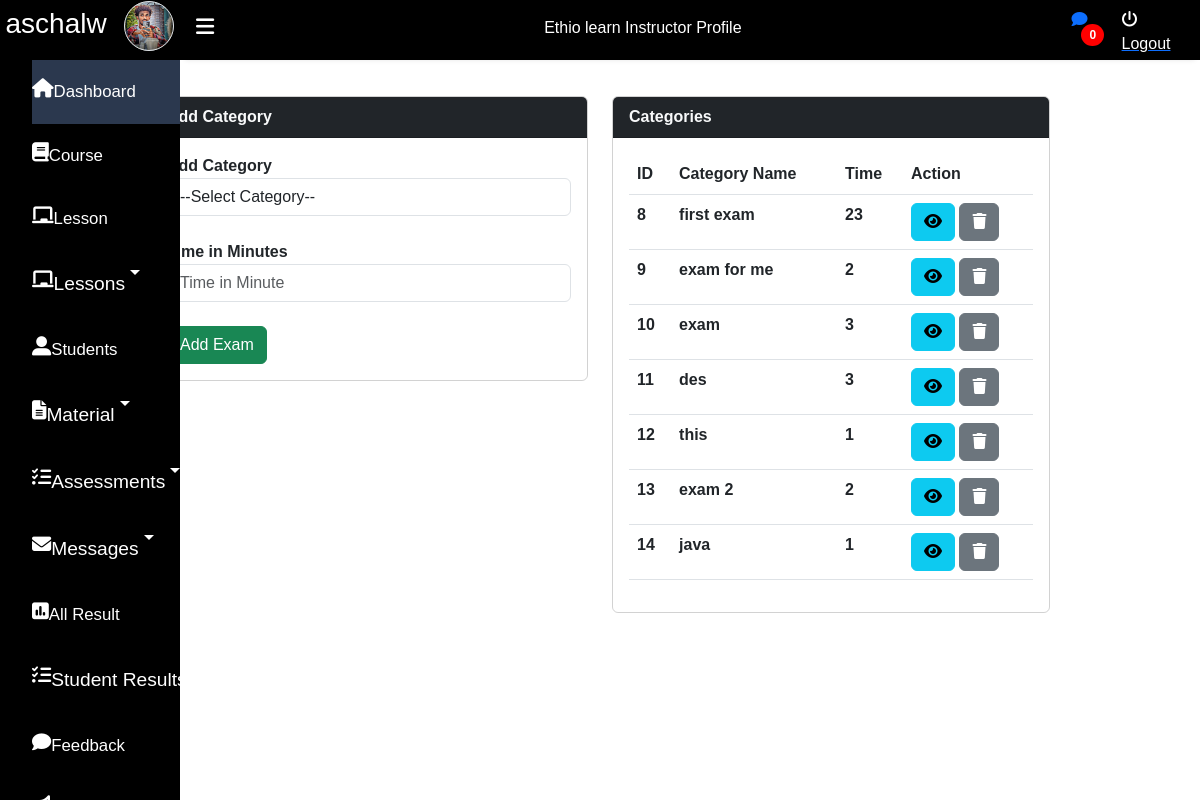
Page /instructor/Exam.php (signed in) on the committed database.
### tables this page shows
CREATE TABLE `lectures` (
  `l_id` int(11) NOT NULL,
  `l_name` text DEFAULT NULL,
  `l_design` text DEFAULT NULL,
  `l_img` text DEFAULT NULL,
  `l_email` text NOT NULL,
  `l_password` text NOT NULL,
  `password_changed` tinyint(1) DEFAULT 0,
  `online_status` enum('online','offline') NOT NULL DEFAULT 'offline'
);

CREATE TABLE `exam_category` (
  `id` int(11) NOT NULL,
  `assessment_type` varchar(255) NOT NULL,
  `exam_name` varchar(255) DEFAULT NULL,
  `exam_time` varchar(255) DEFAULT NULL,
  `course_id` int(11) DEFAULT NULL,
  `exam_description` text DEFAULT NULL,
  `active` tinyint(1) DEFAULT 0,
  `catagory_timestamp` timestamp NOT NULL DEFAULT current_timestamp() ON UPDATE current_timestamp()
);

### instructor/check_new_messages.php (called while the page is built)
<?php
if (isset($_SESSION['l_id'])) {
    include_once("../DB_Files/db.php");
    $lecturer_id = $_SESSION['l_id'];
    $sql = "SELECT COUNT(*) AS new_messages
            FROM message
            WHERE receiver_id = ? AND receiver_type = 'lecturer' AND is_read = 0";
    $stmt = $conn->prepare($sql);
    $stmt->bind_param("i", $lecturer_id);
    $stmt->execute();
    $result = $stmt->get_result();
    $row = $result->fetch_assoc();
    $new_messages_count = $row['new_messages'];
} else {
    echo "0";
}
?>

### instructor/Exam.php (the view, shortened to what this page needs)
<?php
include_once("Header copy.php");
include_once("../DB_Files/db.php");
function fetchCourseOptions()
{
    global $conn;
    $sql = "SELECT * FROM course where lec_id=$_SESSION[l_id]";
    $result = $conn->query($sql);
    $options = '<option value="" selected disabled hidden>--Select Category--</option>';
    return $options;
}
?>
<div class="d-flex justify-content-center">
<div class="col-sm-9 mt-5">
    <br><br>
    <div class="animated fadeIn">
        <div class="row">
            <div class="col-lg-6">
                <div class="card bg-transparent">
                    <form action="" method="POST">
                        <div class="card-header bg-dark text-light"><strong>Add Category</strong></div>
                        <div class="card-body card-block">
                            <div class="form-group">
                                <label for="category" class="form-control-label"><b>Add Category</b></label>
                                <select class="form-control" name="category" id="category">
                                    <?php echo fetchCourseOptions(); ?>
                                </select>
                            </div>
                            <br>
                            <div class="form-group">
                                <label for="time" class="form-control-label"><b>Time in Minutes</b></label>
                                <input placeholder="Time in Minute" type="text" id="time" name="time" class="form-control">
                            </div>
                            <div class="form-group">
                                <br>
                                <button type="submit" name="submit" class="btn btn-success">Add Exam</button>
                            </div>
                        </div>
                    </form>
                </div>
            </div>
            <div class="col-lg-6">
                <div class="card bg-transparent">
                    <div class="card-header bg-dark">
                        <strong class="card-title text-light">Categories</strong>
                    </div>
                    <div class="card-body">
                        <?php
                        $sql = "SELECT * FROM exam_category";
                        $result = $conn->query($sql);
                        if ($result->num_rows > 0) {
                            ?>
                            <table class="table ">
                                <thead class="">
                                <tr>
                                    <th class="text-dark fw-bolder" scope="col">ID</th>
                                    <th class="text-dark fw-bolder" scope="col">Category Name</th>
                                    <th class="text-dark fw-bolder" scope="col">Time</th>
                                    <th class="text-dark fw-bolder" scope="col">Action</th>
                                </tr>
                                </thead>
                                <tbody>
                                <?php while ($row = $result->fetch_assoc()) {
                                    echo '<tr>';
                                    echo '<th class="text-dark fw-bolder" scope="row">' . $row['id'] . '</th>';
                                    echo '<td class="text-dark fw-bolder">' . $row['exam_name'] . '</td>';
                                    echo '<td class="text-dark fw-bolder">' . $row['exam_time'] . '</td>';
                                    echo '<td>';
                                    echo '
                                        <form action="editExam.php" method="POST" class="d-inline">
                                            <input type="hidden" name="id" value=' . $row["id"] . '>
                                            <button type="submit" class="btn btn-info mr-3" name="view" value="View"><i class="fas fa-eye"></i></button>
                                        </form>
                                        <form action="" method="POST" class="d-inline">
                                            <input type="hidden" name="id" value=' . $row["id"] . '>
                                            <button type="submit" class="btn btn-secondary" name="delete" value="Delete"><i class="fas fa-trash"></i></button>
                                        </form>
                                    </td>
                                </tr>';
                                } ?>
                                </tbody>
                            </table>
                        <?php } else {
                            echo "<p class='text-dark p-2 fw-bolder'>Exam Not Found. </p>";
                        }
                        ?>
                    </div>
                </div>
            </div>
        </div>
    </div>
</div>
</div>

### instructor/Header copy.php (shortened to what this page needs)
<!DOCTYPE html>
<html lang="en">
<head>
    <link rel="stylesheet" href="/ethiolearn/CSS/style.css">
    <link rel="stylesheet" href="/ethiolearn/CSS/all.min.css">
    <link rel="stylesheet" href="/ethiolearn/bootstrap/css/bootstrap.min.css">
    <link rel="stylesheet" href="/ethiolearn/Font awesome/webfonts/all.min.css">
</head>
<body>
<div class="sidebar">
    <div class="side-header">
        <h3><div class="profile">
            <?php
            include_once("../DB_Files/db.php");
            $l_id = $_SESSION['l_id'];
            $sql = "SELECT l_name, l_img FROM lectures WHERE l_id = '$l_id'";
            $result = mysqli_query($conn, $sql);
            $row = mysqli_fetch_assoc($result);
            echo $row['l_name'];
            $l_image=$row['l_img'];
            ?>
      <img src="<?php echo $l_image ?>" alt="" class="img-thumbnail rounded-circle" style="margin-left: 10px; height:50px; width:50px; padding:0px;">
            </span></h3>
    </div>
    <div class="side-content">
    <div class="side-menu">
        <ul>
            <li>
                <a href="Dashboard.php" class="active">
                    <span class="fas fa-home"></span>
                    <small>Dashboard</small>
                </a>
            </li>
            <li>
                <a href="Course.php">
                    <span class="fas fa-book"></span>
                    <small>Course</small>
                </a>
            </li>
            <li>
                <a href="Lesson.php">
                    <span class="fas fa-chalkboard"></span>
                    <small>Lesson</small>
                </a>
            </li>
            <li class="nav-item dropdown">
                <a class="nav-link dropdown-toggle" href="#" id="navbarDropdown1" role="button" aria-haspopup="true" aria-expanded="false">
                    <i class="fas fa-chalkboard"></i> Lessons
                </a>
            </li>
            <li>
                <a href="Students.php">
                    <span class="fas fa-user-alt"></span>
                    <small>Students</small>
                </a>
            </li>
            <li class="nav-item dropdown">
                <a class="nav-link dropdown-toggle" href="#" id="navbarDropdown2" role="button" aria-haspopup="true" aria-expanded="true">
                    <i class="fas fa-file-alt"></i> Material
                </a>
            </li>
            <li class="nav-item dropdown">
                <a class="nav-link dropdown-toggle" href="#" id="navbarDropdown3" role="button" aria-haspopup="true" aria-expanded="false">
                    <i class="fas fa-tasks"></i> Assessments
                </a>
            </li>
            <li class="nav-item dropdown">
                <a class="nav-link dropdown-toggle" href="#" id="navbarDropdown4" role="button" aria-haspopup="true" aria-expanded="false">
                    <i class="fas fa-envelope"></i> Messages
                </a>
                        <?php include_once("check_new_messages.php"); ?>
            </li>
            <li>
                <a href="resultt.php">
                    <span class="fas fa-poll"></span>
                    <small>All Result</small>
                </a>
            </li>
            <li class="nav-item dropdown">
                <a class="nav-link dropdown-toggle" href="#" id="navbarDropdown3" role="button" aria-haspopup="true" aria-expanded="false">
                    <i class="fas fa-tasks"></i> Student Results
                </a>
            </li>
            <li>
                <a href="Feedbackmy.php">
                    <span class="fas fa-comment"></span>
                    <small>Feedback</small>
                </a>
            </li>
            <li>
                <a href="post_notice.php">
                </a>
            </li>
        </ul>
    </div>
</div>
</div>
<div class="main-content">
<header>
    <div class="header-content">
        <label for="menu-toggle">
            <span class="fas fa-bars"></span>
        </label>
        <a class="navbar-brand" href="">Ethio learn <span style="font-size: 1rem;">Instructor Profile</span></a>
        <div class="header-menu">
            <a href="inbox_detail.php?lecturer_id=<?php echo $_SESSION['l_id']; ?>" class="notification-icon">
                <span class="fas fa-comment"></span>
                <span class="badge"><?php echo $new_messages_count; ?></span>
            </a>
            <div class="user">
                <span class="fas fa-power-off"></span>
                <a href="Logout.php"><span style="color:white">Logout</span></a>
            </div>
        </div>
    </div>
</header>
</div>

### CSS/style.css (style rules this page uses)
* { margin: 0; padding: 0; text-decoration: none; list-style-type: none; box-sizing: border-box; font-family: 'Merriweather', sans-serif; }
.sidebar { position: fixed; height: 100%; width: 15%; left: 0; bottom: 0; top: 0; z-index: 100; background:black; transition: left 300ms; }
.side-header { box-shadow: 0px 5px 5px -5px rgb(0 0 0 /10%); background: var(--main-color); height: 60px; display: flex; justify-content: center; align-items: center; }
.side-header h3, side-head span { color: #fff; font-weight: 400; }
.side-content { height: calc(100vh - 60px); overflow: auto; }
.profile { text-align: center; padding: 2rem 0rem; }
.side-menu ul { text-align: center; color:white }
.side-menu a { display: flex; padding: 1.2rem 0rem; text-decoration: none; font-size: 1.2rem; }
.side-menu a.active { background: #2B384E; }
.side-menu a.active span, .side-menu a.active small { color: #fff; }
.side-menu a span { display: block; text-align: center; font-size: 1.2rem; }
.side-menu a span, .side-menu a small { color:white; }
.main-content { margin-left: 165px; width: calc(100% - 165px); transition: margin-left 300ms; }
header { position: fixed; right: 0; top: 0; left: 15%; z-index: 100; height: 60px; box-shadow: 0px 5px 5px -5px rgb(0 0 0 /10%); background:black; transition: left 300ms; color:white }
.header-content, .header-menu { display: flex; align-items: center; }
.header-content { justify-content: space-between; padding: 0rem 1rem; }
.header-content label:first-child span { font-size: 1.3rem; }
.header-content label { cursor: pointer; }
.header-menu { justify-content: flex-end; padding-top: .5rem; }

### instructor/Header copy.php (style rules this page uses)
.badge { position: relative; top: -10px; right: -10px; background-color: red; color: white; border-radius: 50%; padding: 5px 8px; font-size: 12px; min-width: 15px; text-align: center; z-index: 1; }
.notification-icon { position: relative; padding-right: 10%; }
body { top: 0px !important; }
.dropdown-toggle { padding::5%; }

### rows in the picture
lectures: l_name "aschalw", l_img (picture)
exam_category: id "8", exam_name "first exam", exam_time "23"
exam_category: id "9", exam_name "exam for me", exam_time "2"
exam_category: id "10", exam_name "exam", exam_time "3"
exam_category: id "11", exam_name "des", exam_time "3"
exam_category: id "12", exam_name "this", exam_time "1"
exam_category: id "13", exam_name "exam 2", exam_time "2"
exam_category: id "14", exam_name "java", exam_time "1"

### other values in the picture
$new_messages_count "0"
